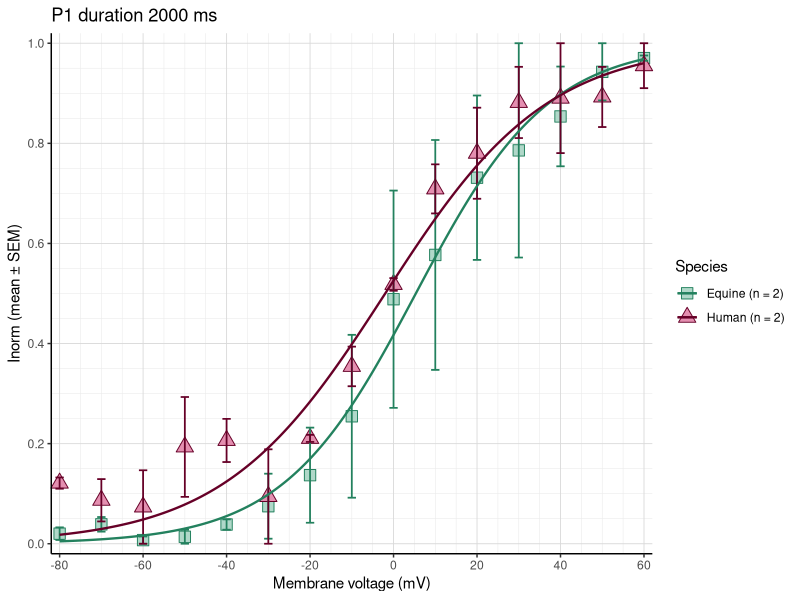
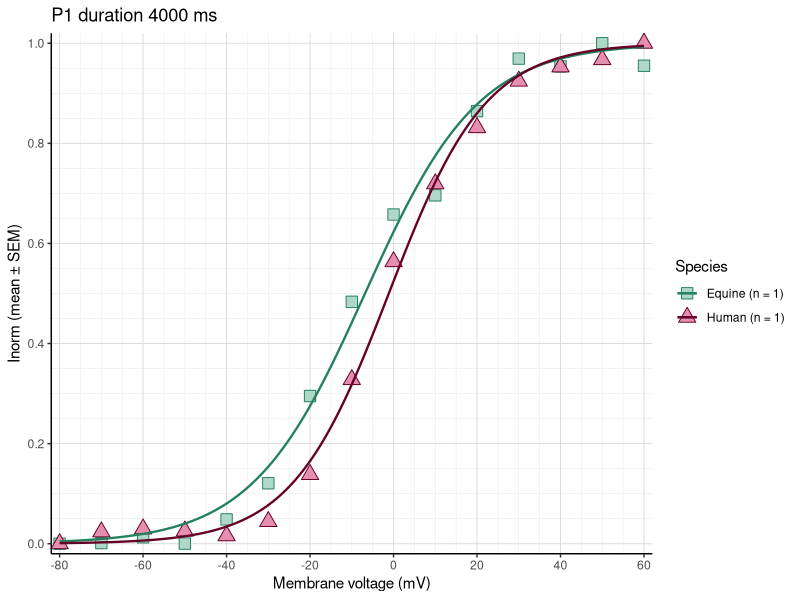
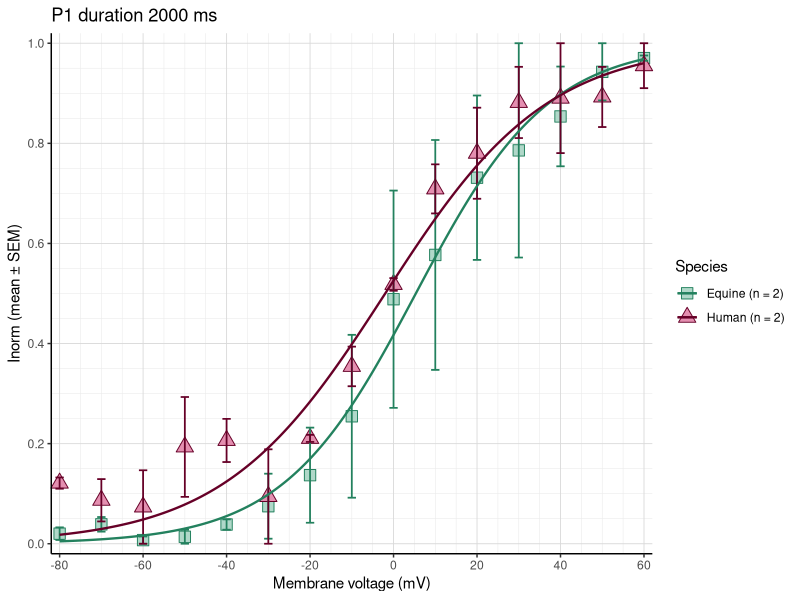
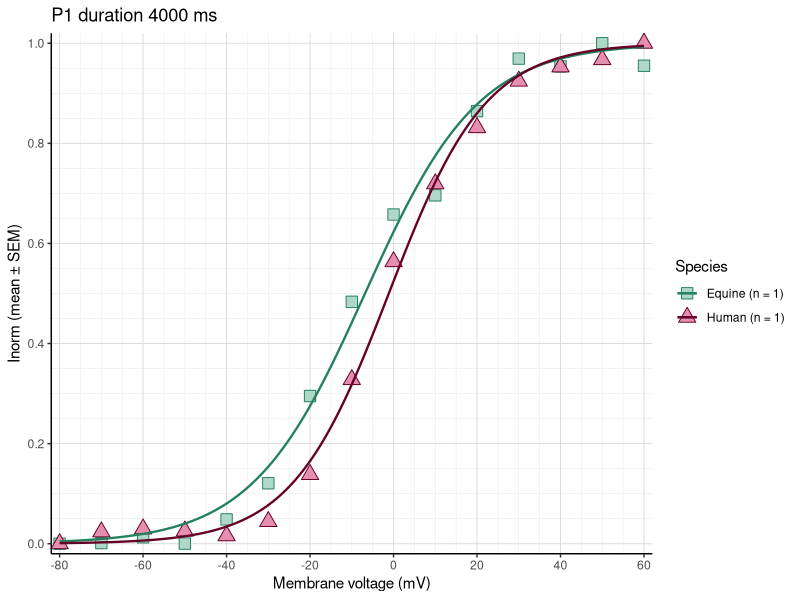

Here is the R script that generated these plots, in order:
## ---- chunk 1
setwd("C:/R_Projects/Kv11.1 analysis")
## ---- chunk 2
# Read in data as a long format excel
library(readxl)
Tailcurrent_Equine_Human <- read_excel("Kv11.1_CHO_Equine_Human_Peak tail current_long format.xlsx")
View(Tailcurrent_Equine_Human)
names(Tailcurrent_Equine_Human)

# Substract baseline
library(dplyr)
df_baseline_substracted <- Tailcurrent_Equine_Human %>%
  group_by(Recording) %>%
  mutate(
    min_tailcurrent = min(Peak_tail_current, na.rm = TRUE),
    baseline_substracted_tailcurrent = Peak_tail_current - min_tailcurrent
  ) %>%
  ungroup()
View(df_baseline_substracted)

# Normalize data to maximal peak tail current
df_norm <- df_baseline_substracted %>%
  group_by(Recording) %>%   # normalize per recording
  mutate(
    max_tailcurrent = max(`baseline_substracted_tailcurrent`, na.rm = TRUE),
    norm_tailcurrent = `baseline_substracted_tailcurrent` / max_tailcurrent
  ) %>%
  ungroup()
View(df_norm)

# Select only recordings with a P1 pulse of 2000 ms
df_2000 <- df_norm %>%
  filter(P1 == 2000)
View(df_2000)

# Make a summary data frame with mean and SEM for each species
library(dplyr)
summary_df_2000 <- df_2000 %>%
  group_by(Species, `Membrane_voltage`) %>%
  summarise(
    mean_Inorm = mean(`norm_tailcurrent`, na.rm = TRUE),
    SEM_Inorm  = sd(`norm_tailcurrent`, na.rm = TRUE) / sqrt(n()),
    n = n(),
    .groups = "drop"
  )
View(summary_df_2000)
str(summary_df_2000)

# Count the amount of cells analysed for each species
n_per_species_2000 <- df_2000 %>%
  group_by(Species, Cell) %>%   # ensure unique recordings
  summarise(.groups = "drop") %>%
  count(Species, name = "n_cells")

n_per_species_2000

# Make a wide summary data frame giving the tailcurrent for equine and human for each Vm
library(tidyr)
summary_wide_2000 <- summary_df_2000 %>%
  select(Species, Membrane_voltage, mean_Inorm, SEM_Inorm) %>%
  pivot_wider(
    names_from  = Species,
    values_from = c(mean_Inorm, SEM_Inorm),
    names_glue  = "{.value}_{Species}"
  ) %>%
  arrange(Membrane_voltage)
View(summary_wide_2000)

# Define Boltzmann function
Boltzmann <- function(V, V05, k) {1/(1 + exp((V05 - V)/ k))}

# Species-specific initial guesses
guess_params <- function(df) {
  V05_g <- df$Membrane_voltage[which.min(abs(df$mean_Inorm - 0.5))]
  k_g   <- (max(df$Membrane_voltage) - min(df$Membrane_voltage)) / 8
  list(V05 = V05_g, k = k_g)}

g_eq_2000 <- guess_params(filter(summary_df_2000, Species == "Equine"))
g_hu_2000 <- guess_params(filter(summary_df_2000, Species == "Human"))


# Non-linear Least Squares Fit
Boltzmann_equine_2000 <- nls(
  mean_Inorm ~ Boltzmann(Membrane_voltage, V05, k),
  data  = filter(summary_df_2000, Species == "Equine"),
  start = list(V05 = g_eq_2000$V05, k = g_eq_2000$k))
summary(Boltzmann_equine_2000)

Boltzmann_human_2000 <- nls(mean_Inorm ~ Boltzmann(Membrane_voltage, V05, k), 
           data = filter(summary_df_2000, Species == "Human"), 
           start = list(V05 = g_hu_2000$V05, k = g_hu_2000$k))
summary(Boltzmann_human_2000)

# Plot the fit
vseq_2000 <- seq(min(summary_df_2000$Membrane_voltage),
            max(summary_df_2000$Membrane_voltage),
            length.out = 1000)

df_pred_equine_2000 <- data.frame(
  Membrane_voltage = vseq_2000,
  fit = predict(Boltzmann_equine_2000, newdata = data.frame(Membrane_voltage = vseq_2000)),
  Species = "Equine")

df_pred_human_2000 <- data.frame(
  Membrane_voltage = vseq_2000,
  fit = predict(Boltzmann_human_2000, newdata = data.frame(Membrane_voltage = vseq_2000)),
  Species = "Human")

df_pred_2000 <- rbind(df_pred_equine_2000, df_pred_human_2000)

library(ggplot2)
my_cols <- c(
  "Equine" = "#23815E",   
  "Human"  = "#660027")

my_shapes <- c(
  "Equine" = 22,  
  "Human"  = 24)

my_fills <- c(
  "Equine" = "#B0D8C9",  
  "Human"  = "#E48FB0")

legend_labels_2000 <- paste0(n_per_species_2000$Species, " (n = ", n_per_species_2000$n_cells, ")")

names(legend_labels_2000) <- n_per_species_2000$Species
legend_labels_2000

ggplot(summary_df_2000, aes(x = Membrane_voltage, y = mean_Inorm, color = Species)) +
  theme_classic() +
  theme(panel.grid.major = element_line(color = "grey85", size = 0.3), panel.grid.minor = element_line(color = "grey92", size = 0.2)) +
  geom_point(aes(shape = Species, color = Species, fill = Species),size = 4) +
  geom_errorbar(aes(ymin = mean_Inorm - SEM_Inorm,ymax = mean_Inorm + SEM_Inorm),width = 2, linewidth = 0.6) +
  geom_line(data = df_pred_2000,aes(y = fit),linewidth = 0.8) +
  scale_color_manual(values = my_cols, labels = legend_labels_2000) +
  scale_shape_manual(values = my_shapes, labels = legend_labels_2000) +
  scale_fill_manual(values = my_fills, labels = legend_labels_2000) +
  labs(x = "Membrane voltage (mV)", y = "Inorm (mean ± SEM)",title = "P1 duration 2000 ms") +
  scale_x_continuous(breaks = seq(-80, 60, 20), minor_breaks = seq(-80, 60, 5),   limits = c(-82, 62), expand = c(0, 0)) +
  scale_y_continuous(breaks = seq(0, 1.0, 0.2), minor_breaks = seq(0, 1, 0.05),    limits = c(-0.02, 1.02), expand = c(0, 0)) +
  coord_cartesian(clip = "off")

ggsave("IV_curve_Kv11.1_Equine_Human_P1_2000.png", width = 10, height = 5, dpi = 600)

# Create a table with Vhalf and slope
coef_equine_2000 <- summary(Boltzmann_equine_2000)$coefficients
coef_human_2000  <- summary(Boltzmann_human_2000)$coefficients

Boltzmann_table_2000 <- data.frame(
  Species = c("Equine", "Human"),
  V05 = c(coef_equine_2000["V05","Estimate"], coef_human_2000["V05","Estimate"]),
  V05_SEM = c(coef_equine_2000["V05","Std. Error"], coef_human_2000["V05","Std. Error"]),
  k = c(coef_equine_2000["k","Estimate"], coef_human_2000["k","Estimate"]),
  k_SEM = c(coef_equine_2000["k","Std. Error"], coef_human_2000["k","Std. Error"]))

Boltzmann_table_2000
## ---- chunk 3
# Read in data as a long format excel
library(readxl)
Tailcurrent_Equine_Human <- read_excel("Kv11.1_CHO_Equine_Human_Peak tail current_long format.xlsx")
View(Tailcurrent_Equine_Human)
names(Tailcurrent_Equine_Human)

# Substract baseline
library(dplyr)
df_baseline_substracted <- Tailcurrent_Equine_Human %>%
  group_by(Recording) %>%
  mutate(
    min_tailcurrent = min(Peak_tail_current, na.rm = TRUE),
    baseline_substracted_tailcurrent = Peak_tail_current - min_tailcurrent
  ) %>%
  ungroup()
View(df_baseline_substracted)

# Normalize data to maximal peak tail current
df_norm <- df_baseline_substracted %>%
  group_by(Recording) %>%   # normalize per recording
  mutate(
    max_tailcurrent = max(`baseline_substracted_tailcurrent`, na.rm = TRUE),
    norm_tailcurrent = `baseline_substracted_tailcurrent` / max_tailcurrent
  ) %>%
  ungroup()
View(df_norm)

# Select only recordings with a P1 pulse of 4000 ms
df_4000 <- df_norm %>%
  filter(P1 == 4000)
View(df_4000)

# Make a summary data frame with mean and SEM for each species
library(dplyr)
summary_df_4000<- df_4000 %>%
  group_by(Species, `Membrane_voltage`) %>%
  summarise(
    mean_Inorm = mean(`norm_tailcurrent`, na.rm = TRUE),
    SEM_Inorm  = sd(`norm_tailcurrent`, na.rm = TRUE) / sqrt(n()),
    n = n(),
    .groups = "drop"
  )
View(summary_df_4000)
str(summary_df_4000)

# Count the amount of cells analysed for each species
n_per_species_4000 <- df_4000 %>%
  group_by(Species, Cell) %>%   # ensure unique recordings
  summarise(.groups = "drop") %>%
  count(Species, name = "n_cells")

n_per_species_4000

# Make a wide summary data frame giving the tailcurrent for equine and human for each Vm
library(tidyr)
summary_wide_4000 <- summary_df_4000 %>%
  select(Species, Membrane_voltage, mean_Inorm, SEM_Inorm) %>%
  pivot_wider(
    names_from  = Species,
    values_from = c(mean_Inorm, SEM_Inorm),
    names_glue  = "{.value}_{Species}"
  ) %>%
  arrange(Membrane_voltage)
View(summary_wide_4000)

# Define Boltzmann function
Boltzmann <- function(V, V05, k) {1/(1 + exp((V05 - V)/ k))}

# Species-specific initial guesses
guess_params <- function(df) {
  V05_g <- df$Membrane_voltage[which.min(abs(df$mean_Inorm - 0.5))]
  k_g   <- (max(df$Membrane_voltage) - min(df$Membrane_voltage)) / 8
  list(V05 = V05_g, k = k_g)}

g_eq_4000 <- guess_params(filter(summary_df_4000, Species == "Equine"))
g_hu_4000 <- guess_params(filter(summary_df_4000, Species == "Human"))


# Non-linear Least Squares Fit
Boltzmann_equine_4000 <- nls(
  mean_Inorm ~ Boltzmann(Membrane_voltage, V05, k),
  data  = filter(summary_df_4000, Species == "Equine"),
  start = list(V05 = g_eq_4000$V05, k = g_eq_4000$k))
summary(Boltzmann_equine_4000)

Boltzmann_human_4000 <- nls(mean_Inorm ~ Boltzmann(Membrane_voltage, V05, k), 
           data = filter(summary_df_4000, Species == "Human"), 
           start = list(V05 = g_hu_4000$V05, k = g_hu_4000$k))
summary(Boltzmann_human_4000)

# Plot the fit
vseq_4000 <- seq(min(summary_df_4000$Membrane_voltage),
            max(summary_df_4000$Membrane_voltage),
            length.out = 1000)

df_pred_equine_4000 <- data.frame(
  Membrane_voltage = vseq_4000,
  fit = predict(Boltzmann_equine_4000, newdata = data.frame(Membrane_voltage = vseq_4000)),
  Species = "Equine")

df_pred_human_4000 <- data.frame(
  Membrane_voltage = vseq_4000,
  fit = predict(Boltzmann_human_4000, newdata = data.frame(Membrane_voltage = vseq_4000)),
  Species = "Human")

df_pred_4000 <- rbind(df_pred_equine_4000, df_pred_human_4000)

library(ggplot2)
my_cols <- c(
  "Equine" = "#23815E",   
  "Human"  = "#660027")

my_shapes <- c(
  "Equine" = 22,  
  "Human"  = 24)

my_fills <- c(
  "Equine" = "#B0D8C9",  
  "Human"  = "#E48FB0")

legend_labels_4000 <- paste0(n_per_species_4000$Species, " (n = ", n_per_species_4000$n_cells, ")")

names(legend_labels_4000) <- n_per_species_4000$Species
legend_labels_4000

ggplot(summary_df_4000, aes(x = Membrane_voltage, y = mean_Inorm, color = Species)) +
  theme_classic() +
  theme(panel.grid.major = element_line(color = "grey85", size = 0.3), panel.grid.minor = element_line(color = "grey92", size = 0.2)) +
  geom_point(aes(shape = Species, color = Species, fill = Species),size = 4) +
  geom_errorbar(aes(ymin = mean_Inorm - SEM_Inorm,ymax = mean_Inorm + SEM_Inorm),width = 2, linewidth = 0.6) +
  geom_line(data = df_pred_4000,aes(y = fit),linewidth = 0.8) +
  scale_color_manual(values = my_cols, labels = legend_labels_4000) +
  scale_shape_manual(values = my_shapes, labels = legend_labels_4000) +
  scale_fill_manual(values = my_fills, labels = legend_labels_4000) +
  labs(x = "Membrane voltage (mV)", y = "Inorm (mean ± SEM)",title = "P1 duration 4000 ms") +
  scale_x_continuous(breaks = seq(-80, 60, 20), minor_breaks = seq(-80, 60, 5),   limits = c(-82, 62), expand = c(0, 0)) +
  scale_y_continuous(breaks = seq(0, 1.0, 0.2), minor_breaks = seq(0, 1, 0.05),    limits = c(-0.02, 1.02), expand = c(0, 0)) +
  coord_cartesian(clip = "off")

ggsave("IV_curve_Kv11.1_Equine_Human_P1_4000.png", width = 10, height = 5, dpi = 600)

# Create a table with Vhalf and slope
coef_equine_4000 <- summary(Boltzmann_equine_4000)$coefficients
coef_human_4000  <- summary(Boltzmann_human_4000)$coefficients

Boltzmann_table_4000 <- data.frame(
  Species = c("Equine", "Human"),
  V05 = c(coef_equine_4000["V05","Estimate"], coef_human_4000["V05","Estimate"]),
  V05_SEM = c(coef_equine_4000["V05","Std. Error"], coef_human_4000["V05","Std. Error"]),
  k = c(coef_equine_4000["k","Estimate"], coef_human_4000["k","Estimate"]),
  k_SEM = c(coef_equine_4000["k","Std. Error"], coef_human_4000["k","Std. Error"]))

Boltzmann_table_4000
